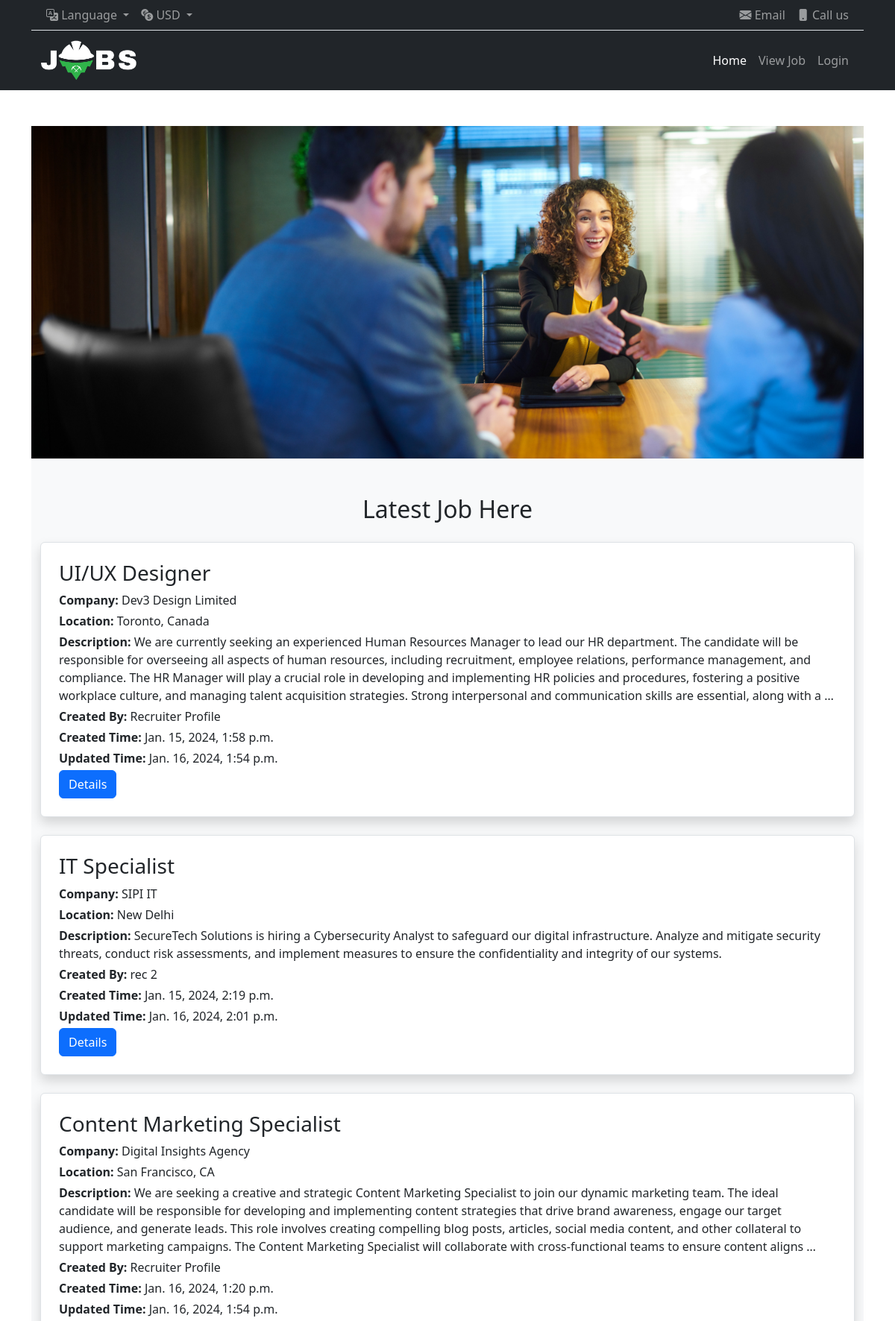
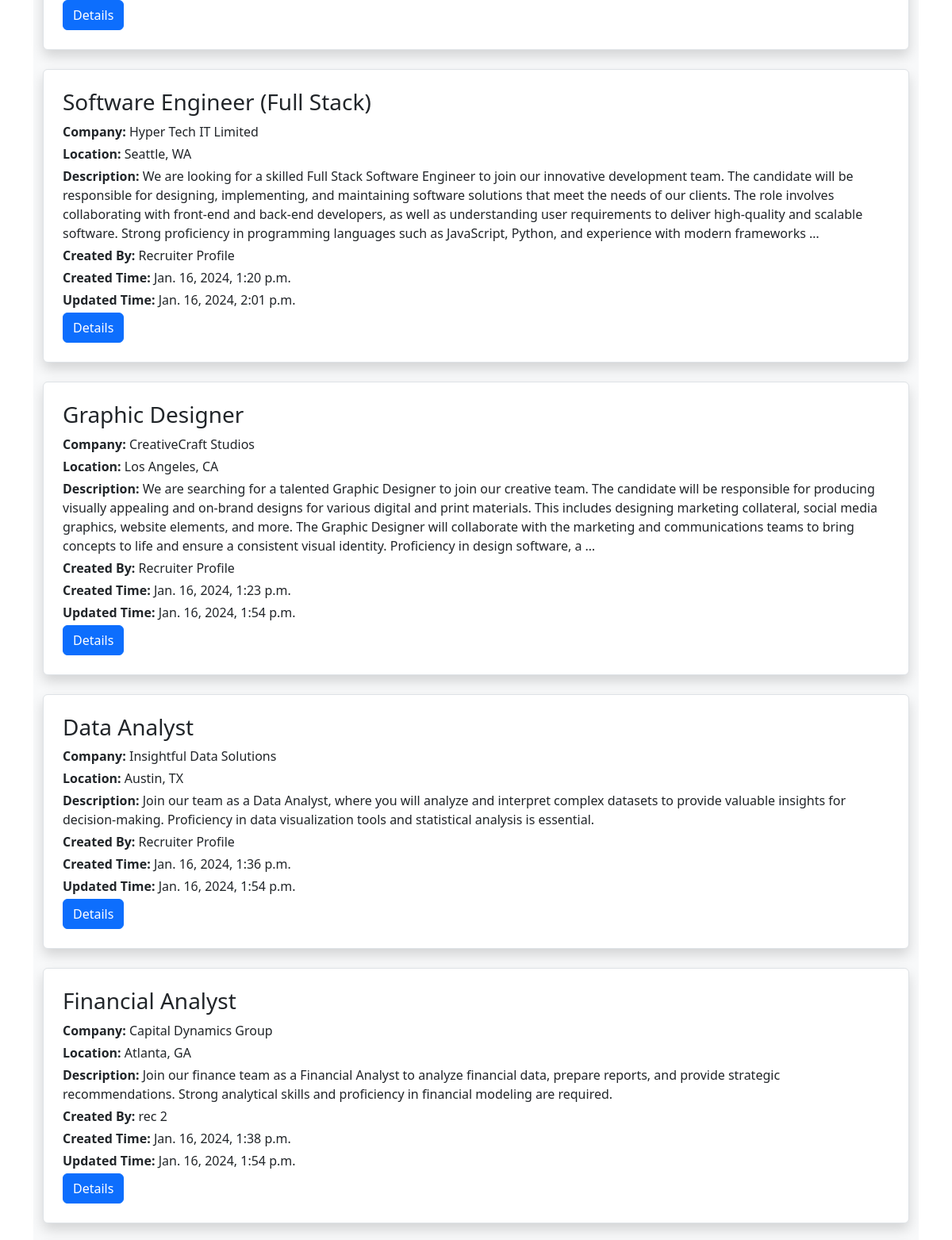
Screenshot of /viewjobPage/ (upper part) with the database file from the repository (2 pictures, top to bottom).
### portalApp/models.py (models this page shows, shortened)
class job_model(models.Model):
    job_title = models.CharField(max_length=100, null=True)
    company_name = models.CharField(max_length=100, null=True)
    location = models.CharField(max_length=100, null=True)
    description = models.TextField()
    job_image = models.ImageField(upload_to='job_image/', null=True)
    create_at = models.DateTimeField(auto_now_add=True, null=True)
    update_at = models.DateTimeField(auto_now=True, null=True)
    job_creator = models.ForeignKey(Custom_User, on_delete=models.CASCADE)

### authentication/models.py (models this page shows)
class Custom_User(AbstractUser):
    USER=[
        ('Applicant','Applicant'),('Recruiter','Recruiter'),('Admin','Admin'),
    ]
    display_name=models.CharField(max_length=100)
    email = models.EmailField()
    password=models.CharField(max_length=100)
    user_type=models.CharField(choices=USER, max_length=120)
    profile_image = models.ImageField(upload_to='profile_pic/', null=True)
    otp_token = models.CharField(max_length = 6, blank = True, null = True)
    about= models.TextField(null=True, blank = True)
    def __str__(self):
        return self.display_name

### portalApp/views.py (the view)
# urls.py: path('viewjobPage/', views.viewjobPage, name='viewjobPage'),
def viewjobPage(request):
    job=job_model.objects.all()
    context={
        'jobs':job
    }
    return render(request,"viewjob.html",context)

### portalApp/templates/viewjob.html (shortened to what this page needs)
{% extends "base.html" %}
{% load static %}
{% block cover %}
{% block slider %}
    <img src="{% static 'img/6.png' %}" class="d-block w-100" alt="...">
{% endblock slider %}
{% endblock cover %}
{% block content %}
<section class="job-listings bg-light py-5">
    <div class="container">
        <h2 class="text-center mb-4">Latest Job Here</h2>
        <ul class="list-group">
            {% for job in jobs %}
                <li class="mb-4 p-4 border rounded shadow list-group-item">
                    <h3 class="mb-2">{{ job.job_title }}</h3>
                    <p class="mb-1"><strong>Company:</strong> {{ job.company_name }}</p>
                    <p class="mb-1"><strong>Location:</strong> {{ job.location }}</p>
                    <p class="mb-1"><strong>Description:</strong> {{ job.description | truncatewords:70 }}</p>
                    <div class="">
                        <div>
                            <p class="mb-1"><strong>Created By:</strong> {{ job.job_creator }}</p>
                            <p class="mb-1"><strong>Created Time:</strong> {{ job.create_at }}</p>
                            {% if job.update_at and job.created_at != job.update_at %}
                                <p class="mb-1"><strong>Updated Time:</strong> {{ job.update_at }}</p>
                            {% endif %}
                        </div>
                        {% if user.user_type == 'Applicant' %}
                            <a href="{% url 'applyPage' job.id %}" class="btn btn-primary">Apply Now</a>
                        {% else  %}
                            <a href="{% url 'home' %}" class="btn btn-primary">Details</a>
                        {% endif %}
                    </div>
                </li>
            {% endfor %}
        </ul>
    </div>
</section>
{% endblock content %}

### rows the page displays
job_model: job_title "UI/UX Designer", company_name "Dev3 Design Limited", location "Toronto, Canada", description "We are currently seeking an experienced Human Resources Manager to lead our HR department. The candidate will be responsible for overseeing all aspects of human resources, including recruitment, employee relations, performance management, and compliance. The HR Manager will play a crucial role in developing and implementing HR policies and procedures, fostering a positive workplace culture, and managing talent acquisition strategies. Strong interpersonal and communication skills are essential, along with a …", job_creator "Recruiter Profile", create_at "Jan. 15, 2024, 1:58 p.m.", update_at "Jan. 16, 2024, 1:54 p.m."
job_model: job_title "IT Specialist", company_name "SIPI IT", location "New Delhi", description "SecureTech Solutions is hiring a Cybersecurity Analyst to safeguard our digital infrastructure. Analyze and mitigate security threats, conduct risk assessments, and implement measures to ensure the confidentiality and integrity of our systems.", job_creator "rec 2", create_at "Jan. 15, 2024, 2:19 p.m.", update_at "Jan. 16, 2024, 2:01 p.m."
job_model: job_title "Content Marketing Specialist", company_name "Digital Insights Agency", location "San Francisco, CA", description "We are seeking a creative and strategic Content Marketing Specialist to join our dynamic marketing team. The ideal candidate will be responsible for developing and implementing content strategies that drive brand awareness, engage our target audience, and generate leads. This role involves creating compelling blog posts, articles, social media content, and other collateral to support marketing campaigns. The Content Marketing Specialist will collaborate with cross-functional teams to ensure content aligns …", job_creator "Recruiter Profile", create_at "Jan. 16, 2024, 1:20 p.m.", update_at "Jan. 16, 2024, 1:54 p.m."
job_model: job_title "Software Engineer (Full Stack)", company_name "Hyper Tech IT Limited", location "Seattle, WA", description "We are looking for a skilled Full Stack Software Engineer to join our innovative development team. The candidate will be responsible for designing, implementing, and maintaining software solutions that meet the needs of our clients. The role involves collaborating with front-end and back-end developers, as well as understanding user requirements to deliver high-quality and scalable software. Strong proficiency in programming languages such as JavaScript, Python, and experience with modern frameworks …", job_creator "Recruiter Profile", create_at "Jan. 16, 2024, 1:20 p.m.", update_at "Jan. 16, 2024, 2:01 p.m."
job_model: job_title "Graphic Designer", company_name "CreativeCraft Studios", location "Los Angeles, CA", description "We are searching for a talented Graphic Designer to join our creative team. The candidate will be responsible for producing visually appealing and on-brand designs for various digital and print materials. This includes designing marketing collateral, social media graphics, website elements, and more. The Graphic Designer will collaborate with the marketing and communications teams to bring concepts to life and ensure a consistent visual identity. Proficiency in design software, a …", job_creator "Recruiter Profile", create_at "Jan. 16, 2024, 1:23 p.m.", update_at "Jan. 16, 2024, 1:54 p.m."
job_model: job_title "Data Analyst", company_name "Insightful Data Solutions", location "Austin, TX", description "Join our team as a Data Analyst, where you will analyze and interpret complex datasets to provide valuable insights for decision-making. Proficiency in data visualization tools and statistical analysis is essential.", job_creator "Recruiter Profile", create_at "Jan. 16, 2024, 1:36 p.m.", update_at "Jan. 16, 2024, 1:54 p.m."
job_model: job_title "Financial Analyst", company_name "Capital Dynamics Group", location "Atlanta, GA", description "Join our finance team as a Financial Analyst to analyze financial data, prepare reports, and provide strategic recommendations. Strong analytical skills and proficiency in financial modeling are required.", job_creator "rec 2", create_at "Jan. 16, 2024, 1:38 p.m.", update_at "Jan. 16, 2024, 1:54 p.m."
